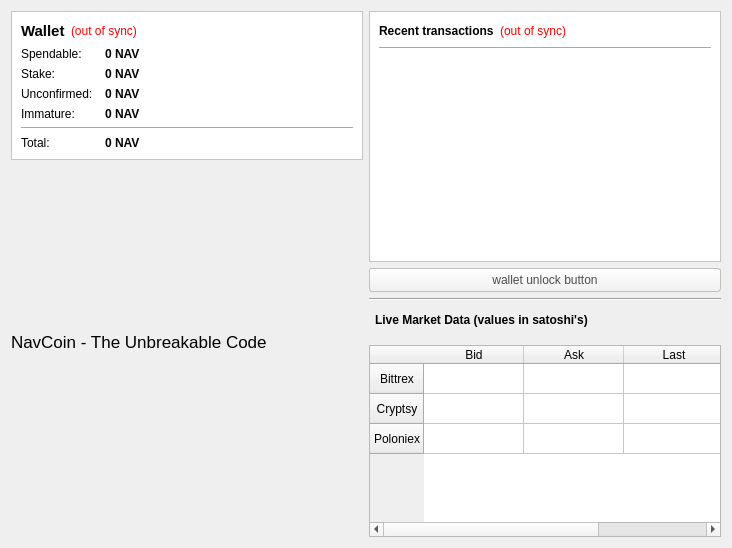
<?xml version="1.0" encoding="UTF-8"?>
<ui version="4.0">
 <class>OverviewPage</class>
 <widget class="QWidget" name="OverviewPage">
  <property name="geometry">
   <rect>
    <x>0</x>
    <y>0</y>
    <width>732</width>
    <height>548</height>
   </rect>
  </property>
  <property name="windowTitle">
   <string>Form</string>
  </property>
  <property name="styleSheet">
   <string notr="true"/>
  </property>
  <layout class="QHBoxLayout" name="horizontalLayout" stretch="0,0">
   <item>
    <layout class="QVBoxLayout" name="verticalLayout_2" stretch="0,0,0,0,0">
     <property name="sizeConstraint">
      <enum>QLayout::SetMinimumSize</enum>
     </property>
     <item>
      <widget class="QFrame" name="frame">
       <property name="styleSheet">
        <string notr="true">background-color: rgb(255,255,255);</string>
       </property>
       <property name="frameShape">
        <enum>QFrame::StyledPanel</enum>
       </property>
       <property name="frameShadow">
        <enum>QFrame::Raised</enum>
       </property>
       <layout class="QVBoxLayout" name="verticalLayout_4">
        <item>
         <layout class="QHBoxLayout" name="horizontalLayout_4">
          <item>
           <widget class="QLabel" name="label_5">
            <property name="font">
             <font>
              <pointsize>11</pointsize>
              <weight>75</weight>
              <bold>true</bold>
             </font>
            </property>
            <property name="text">
             <string>Wallet</string>
            </property>
           </widget>
          </item>
          <item>
           <widget class="QLabel" name="labelWalletStatus">
            <property name="toolTip">
             <string>The displayed information may be out of date. Your wallet automatically synchronizes with the NavCoin network after a connection is established, but this process has not completed yet.</string>
            </property>
            <property name="styleSheet">
             <string notr="true">QLabel { color: red; }</string>
            </property>
            <property name="text">
             <string notr="true">(out of sync)</string>
            </property>
            <property name="alignment">
             <set>Qt::AlignLeading|Qt::AlignLeft|Qt::AlignVCenter</set>
            </property>
           </widget>
          </item>
          <item>
           <spacer name="horizontalSpacer_2">
            <property name="orientation">
             <enum>Qt::Horizontal</enum>
            </property>
            <property name="sizeHint" stdset="0">
             <size>
              <width>40</width>
              <height>20</height>
             </size>
            </property>
           </spacer>
          </item>
         </layout>
        </item>
        <item>
         <layout class="QFormLayout" name="formLayout_2">
          <property name="fieldGrowthPolicy">
           <enum>QFormLayout::AllNonFixedFieldsGrow</enum>
          </property>
          <property name="horizontalSpacing">
           <number>12</number>
          </property>
          <property name="verticalSpacing">
           <number>6</number>
          </property>
          <item row="0" column="0">
           <widget class="QLabel" name="label">
            <property name="text">
             <string>Spendable:</string>
            </property>
           </widget>
          </item>
          <item row="0" column="1">
           <widget class="QLabel" name="labelBalance">
            <property name="font">
             <font>
              <weight>75</weight>
              <bold>true</bold>
             </font>
            </property>
            <property name="cursor">
             <cursorShape>IBeamCursor</cursorShape>
            </property>
            <property name="toolTip">
             <string>Your current spendable balance</string>
            </property>
            <property name="text">
             <string notr="true">0 NAV</string>
            </property>
            <property name="textInteractionFlags">
             <set>Qt::LinksAccessibleByMouse|Qt::TextSelectableByKeyboard|Qt::TextSelectableByMouse</set>
            </property>
           </widget>
          </item>
          <item row="1" column="0">
           <widget class="QLabel" name="label_6">
            <property name="text">
             <string>Stake:</string>
            </property>
           </widget>
          </item>
          <item row="1" column="1">
           <widget class="QLabel" name="labelStake">
            <property name="font">
             <font>
              <weight>75</weight>
              <bold>true</bold>
             </font>
            </property>
            <property name="cursor">
             <cursorShape>IBeamCursor</cursorShape>
            </property>
            <property name="toolTip">
             <string>Total of coins that was staked, and do not yet count toward the current balance</string>
            </property>
            <property name="text">
             <string notr="true">0 NAV</string>
            </property>
            <property name="textInteractionFlags">
             <set>Qt::LinksAccessibleByMouse|Qt::TextSelectableByKeyboard|Qt::TextSelectableByMouse</set>
            </property>
           </widget>
          </item>
          <item row="2" column="0">
           <widget class="QLabel" name="label_3">
            <property name="text">
             <string>Unconfirmed:</string>
            </property>
           </widget>
          </item>
          <item row="2" column="1">
           <widget class="QLabel" name="labelUnconfirmed">
            <property name="font">
             <font>
              <weight>75</weight>
              <bold>true</bold>
             </font>
            </property>
            <property name="cursor">
             <cursorShape>IBeamCursor</cursorShape>
            </property>
            <property name="toolTip">
             <string>Total of transactions that have yet to be confirmed, and do not yet count toward the current balance</string>
            </property>
            <property name="text">
             <string notr="true">0 NAV</string>
            </property>
            <property name="textInteractionFlags">
             <set>Qt::LinksAccessibleByMouse|Qt::TextSelectableByKeyboard|Qt::TextSelectableByMouse</set>
            </property>
           </widget>
          </item>
          <item row="3" column="0">
           <widget class="QLabel" name="labelImmatureText">
            <property name="text">
             <string>Immature:</string>
            </property>
           </widget>
          </item>
          <item row="3" column="1">
           <widget class="QLabel" name="labelImmature">
            <property name="font">
             <font>
              <weight>75</weight>
              <bold>true</bold>
             </font>
            </property>
            <property name="toolTip">
             <string>Mined balance that has not yet matured</string>
            </property>
            <property name="text">
             <string notr="true">0 NAV</string>
            </property>
            <property name="textInteractionFlags">
             <set>Qt::LinksAccessibleByMouse|Qt::TextSelectableByKeyboard|Qt::TextSelectableByMouse</set>
            </property>
           </widget>
          </item>
          <item row="4" column="0" colspan="2">
           <widget class="Line" name="line">
            <property name="orientation">
             <enum>Qt::Horizontal</enum>
            </property>
           </widget>
          </item>
          <item row="5" column="0">
           <widget class="QLabel" name="labelTotalText">
            <property name="text">
             <string>Total:</string>
            </property>
           </widget>
          </item>
          <item row="5" column="1">
           <widget class="QLabel" name="labelTotal">
            <property name="font">
             <font>
              <weight>75</weight>
              <bold>true</bold>
             </font>
            </property>
            <property name="cursor">
             <cursorShape>IBeamCursor</cursorShape>
            </property>
            <property name="toolTip">
             <string>Your current total balance</string>
            </property>
            <property name="text">
             <string notr="true">0 NAV</string>
            </property>
            <property name="textInteractionFlags">
             <set>Qt::LinksAccessibleByMouse|Qt::TextSelectableByKeyboard|Qt::TextSelectableByMouse</set>
            </property>
           </widget>
          </item>
         </layout>
        </item>
       </layout>
      </widget>
     </item>
     <item>
      <spacer name="verticalSpacer">
       <property name="orientation">
        <enum>Qt::Vertical</enum>
       </property>
       <property name="sizeHint" stdset="0">
        <size>
         <width>20</width>
         <height>40</height>
        </size>
       </property>
      </spacer>
     </item>
     <item>
      <layout class="QVBoxLayout" name="verticalLayout_6">
       <property name="spacing">
        <number>0</number>
       </property>
       <property name="sizeConstraint">
        <enum>QLayout::SetDefaultConstraint</enum>
       </property>
       <property name="topMargin">
        <number>0</number>
       </property>
       <property name="rightMargin">
        <number>0</number>
       </property>
       <property name="bottomMargin">
        <number>0</number>
       </property>
       <item>
        <widget class="QLabel" name="label_icon_title">
         <property name="font">
          <font>
           <pointsize>13</pointsize>
          </font>
         </property>
         <property name="layoutDirection">
          <enum>Qt::LeftToRight</enum>
         </property>
         <property name="styleSheet">
          <string notr="true">QLabel{qproperty-alignment: AlignCenter; }</string>
         </property>
         <property name="text">
          <string>NavCoin - The Unbreakable Code</string>
         </property>
        </widget>
       </item>
      </layout>
     </item>
     <item>
      <spacer name="verticalSpacer_4">
       <property name="orientation">
        <enum>Qt::Vertical</enum>
       </property>
       <property name="sizeHint" stdset="0">
        <size>
         <width>20</width>
         <height>40</height>
        </size>
       </property>
      </spacer>
     </item>
     <item>
      <layout class="QVBoxLayout" name="verticalLayout_8">
       <property name="spacing">
        <number>0</number>
       </property>
       <property name="leftMargin">
        <number>12</number>
       </property>
       <property name="topMargin">
        <number>0</number>
       </property>
       <property name="rightMargin">
        <number>12</number>
       </property>
       <property name="bottomMargin">
        <number>0</number>
       </property>
       <item>
        <widget class="QLabel" name="label_2">
         <property name="text">
          <string/>
         </property>
         <property name="pixmap">
          <pixmap resource="../bitcoin.qrc">:/images/Wallet_Logo</pixmap>
         </property>
         <property name="alignment">
          <set>Qt::AlignCenter</set>
         </property>
        </widget>
       </item>
      </layout>
     </item>
    </layout>
   </item>
   <item>
    <layout class="QVBoxLayout" name="verticalLayout_3">
     <property name="spacing">
      <number>6</number>
     </property>
     <item>
      <widget class="QFrame" name="frame_2">
       <property name="styleSheet">
        <string notr="true">background-color: rgb(255,255,255);</string>
       </property>
       <property name="frameShape">
        <enum>QFrame::StyledPanel</enum>
       </property>
       <property name="frameShadow">
        <enum>QFrame::Raised</enum>
       </property>
       <layout class="QVBoxLayout" name="verticalLayout">
        <item>
         <layout class="QHBoxLayout" name="horizontalLayout_2">
          <item>
           <widget class="QLabel" name="label_4">
            <property name="text">
             <string>&lt;b&gt;Recent transactions&lt;/b&gt;</string>
            </property>
           </widget>
          </item>
          <item>
           <widget class="QLabel" name="labelTransactionsStatus">
            <property name="toolTip">
             <string>The displayed information may be out of date. Your wallet automatically synchronizes with the NavCoin network after a connection is established, but this process has not completed yet.</string>
            </property>
            <property name="styleSheet">
             <string notr="true">QLabel { color: red; }</string>
            </property>
            <property name="text">
             <string notr="true">(out of sync)</string>
            </property>
            <property name="alignment">
             <set>Qt::AlignRight|Qt::AlignTrailing|Qt::AlignVCenter</set>
            </property>
           </widget>
          </item>
          <item>
           <spacer name="horizontalSpacer">
            <property name="orientation">
             <enum>Qt::Horizontal</enum>
            </property>
            <property name="sizeHint" stdset="0">
             <size>
              <width>40</width>
              <height>20</height>
             </size>
            </property>
           </spacer>
          </item>
         </layout>
        </item>
        <item>
         <widget class="Line" name="line_2">
          <property name="orientation">
           <enum>Qt::Horizontal</enum>
          </property>
         </widget>
        </item>
        <item>
         <widget class="QListView" name="listTransactions">
          <property name="styleSheet">
           <string notr="true">QListView { background: transparent; }</string>
          </property>
          <property name="frameShape">
           <enum>QFrame::NoFrame</enum>
          </property>
          <property name="verticalScrollBarPolicy">
           <enum>Qt::ScrollBarAlwaysOff</enum>
          </property>
          <property name="horizontalScrollBarPolicy">
           <enum>Qt::ScrollBarAlwaysOff</enum>
          </property>
          <property name="selectionMode">
           <enum>QAbstractItemView::NoSelection</enum>
          </property>
         </widget>
        </item>
       </layout>
      </widget>
     </item>
     <item>
      <widget class="QPushButton" name="unlockWalletButton">
       <property name="sizePolicy">
        <sizepolicy hsizetype="Minimum" vsizetype="Fixed">
         <horstretch>0</horstretch>
         <verstretch>0</verstretch>
        </sizepolicy>
       </property>
       <property name="maximumSize">
        <size>
         <width>16777214</width>
         <height>16777214</height>
        </size>
       </property>
       <property name="toolTip">
        <string/>
       </property>
       <property name="styleSheet">
        <string notr="true">background-color: qlineargradient(spread:pad, x1:0, y1:1, x2:0, y2:0, stop:0 rgb(240,240,240), stop:1 rgb(255, 255, 255));
border-radius:3px;
border: 1px solid #C4C1BD;
color: #4C4C4C;
padding: 4px 0;</string>
       </property>
       <property name="text">
        <string>wallet unlock button</string>
       </property>
       <property name="checkable">
        <bool>false</bool>
       </property>
       <property name="autoDefault">
        <bool>false</bool>
       </property>
       <property name="default">
        <bool>true</bool>
       </property>
       <property name="flat">
        <bool>false</bool>
       </property>
      </widget>
     </item>
     <item>
      <widget class="Line" name="line_3">
       <property name="styleSheet">
        <string notr="true"/>
       </property>
       <property name="orientation">
        <enum>Qt::Horizontal</enum>
       </property>
      </widget>
     </item>
     <item>
      <layout class="QHBoxLayout" name="horizontalLayout_7">
       <property name="leftMargin">
        <number>6</number>
       </property>
       <property name="topMargin">
        <number>6</number>
       </property>
       <property name="rightMargin">
        <number>6</number>
       </property>
       <property name="bottomMargin">
        <number>0</number>
       </property>
       <item>
        <widget class="QLabel" name="label_7">
         <property name="font">
          <font>
           <weight>75</weight>
           <bold>true</bold>
          </font>
         </property>
         <property name="text">
          <string>Live Market Data (values in satoshi's)</string>
         </property>
        </widget>
       </item>
      </layout>
     </item>
     <item>
      <layout class="QVBoxLayout" name="verticalLayout_7">
       <property name="spacing">
        <number>0</number>
       </property>
       <property name="leftMargin">
        <number>0</number>
       </property>
       <property name="topMargin">
        <number>0</number>
       </property>
       <property name="rightMargin">
        <number>0</number>
       </property>
       <property name="bottomMargin">
        <number>0</number>
       </property>
       <item>
        <layout class="QHBoxLayout" name="horizontalLayout_5">
         <property name="spacing">
          <number>0</number>
         </property>
         <property name="leftMargin">
          <number>0</number>
         </property>
         <property name="topMargin">
          <number>6</number>
         </property>
         <property name="rightMargin">
          <number>0</number>
         </property>
         <property name="bottomMargin">
          <number>6</number>
         </property>
        </layout>
       </item>
       <item>
        <layout class="QHBoxLayout" name="horizontalLayout_8">
         <item>
          <widget class="QTableWidget" name="marketTableWidget">
           <property name="sizePolicy">
            <sizepolicy hsizetype="Minimum" vsizetype="Minimum">
             <horstretch>0</horstretch>
             <verstretch>0</verstretch>
            </sizepolicy>
           </property>
           <property name="styleSheet">
            <string notr="true"/>
           </property>
           <row>
            <property name="text">
             <string>Bittrex</string>
            </property>
            <property name="textAlignment">
             <set>AlignHCenter|AlignVCenter|AlignCenter</set>
            </property>
           </row>
           <row>
            <property name="text">
             <string>Cryptsy</string>
            </property>
            <property name="textAlignment">
             <set>AlignHCenter|AlignVCenter|AlignCenter</set>
            </property>
           </row>
           <row>
            <property name="text">
             <string>Poloniex</string>
            </property>
            <property name="textAlignment">
             <set>AlignHCenter|AlignVCenter|AlignCenter</set>
            </property>
           </row>
           <column>
            <property name="text">
             <string>Bid</string>
            </property>
            <property name="textAlignment">
             <set>AlignHCenter|AlignVCenter|AlignCenter</set>
            </property>
           </column>
           <column>
            <property name="text">
             <string>Ask</string>
            </property>
            <property name="textAlignment">
             <set>AlignHCenter|AlignVCenter|AlignCenter</set>
            </property>
           </column>
           <column>
            <property name="text">
             <string>Last</string>
            </property>
            <property name="textAlignment">
             <set>AlignHCenter|AlignVCenter|AlignCenter</set>
            </property>
           </column>
           <item row="0" column="0">
            <property name="text">
             <string/>
            </property>
            <property name="textAlignment">
             <set>AlignHCenter|AlignVCenter|AlignCenter</set>
            </property>
           </item>
           <item row="0" column="1">
            <property name="text">
             <string/>
            </property>
            <property name="textAlignment">
             <set>AlignHCenter|AlignVCenter|AlignCenter</set>
            </property>
           </item>
           <item row="0" column="2">
            <property name="text">
             <string/>
            </property>
            <property name="textAlignment">
             <set>AlignHCenter|AlignVCenter|AlignCenter</set>
            </property>
           </item>
           <item row="1" column="0">
            <property name="text">
             <string/>
            </property>
            <property name="textAlignment">
             <set>AlignHCenter|AlignVCenter|AlignCenter</set>
            </property>
           </item>
           <item row="1" column="1">
            <property name="text">
             <string/>
            </property>
            <property name="textAlignment">
             <set>AlignHCenter|AlignVCenter|AlignCenter</set>
            </property>
           </item>
           <item row="1" column="2">
            <property name="text">
             <string/>
            </property>
            <property name="textAlignment">
             <set>AlignHCenter|AlignVCenter|AlignCenter</set>
            </property>
           </item>
           <item row="2" column="0">
            <property name="text">
             <string/>
            </property>
            <property name="textAlignment">
             <set>AlignHCenter|AlignVCenter|AlignCenter</set>
            </property>
           </item>
           <item row="2" column="1">
            <property name="text">
             <string/>
            </property>
            <property name="textAlignment">
             <set>AlignHCenter|AlignVCenter|AlignCenter</set>
            </property>
           </item>
           <item row="2" column="2">
            <property name="text">
             <string/>
            </property>
            <property name="textAlignment">
             <set>AlignHCenter|AlignVCenter|AlignCenter</set>
            </property>
           </item>
          </widget>
         </item>
        </layout>
       </item>
      </layout>
     </item>
    </layout>
   </item>
  </layout>
 </widget>
 <resources>
  <include location="../bitcoin.qrc"/>
 </resources>
 <connections/>
</ui>
